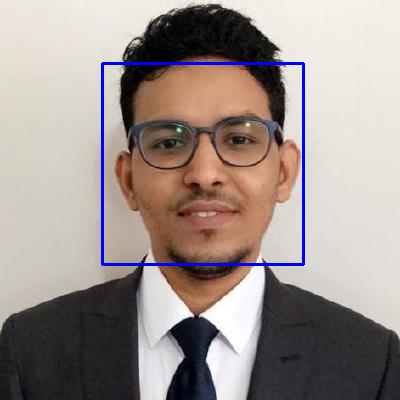
#> input picture Face detection in image.png, 400 x 400 px; its folder holds only this picture in this run
$ python -i detect_faces.py   (imports and definitions only)
#> lines starting #> are read from the running program, lines starting #| are printed output that depends on the picture; after the words box and inside, x2 and y2 are one past the last pixel; in counts of white or black regions, pixels touching at a corner belong together
#> in detect, image is the input picture: shape (400, 400, 3); mean B, G, R 142.8, 146.6, 158
import cv2
from PIL import Image, ImageTk
import tkinter as tk
from tkinter import filedialog

def get_image(text):
    global path
    path = ''
    if text == 'webcam':
        path = '0'
    elif text == 'video':
        path = filedialog.askopenfilenames()[0]
    else:
        path = filedialog.askopenfilenames()[0]


def image_Choice():
    root = tk.Tk()
    root.title("Face detection App")
    root.geometry("400x250")

    tk.Button(root, text="From webcam", command=lambda: get_image("webcam")).grid(row=1, column=0, padx=8, pady=70)
    tk.Button(root, text="Import video", command=lambda: get_image("video")).grid(row=1, column=1, padx=8, pady=70)
    tk.Button(root, text="Import image", command=lambda: get_image("image")).grid(row=1, column=2, padx=8, pady=70)

    tk.Button(root, text="Detect", anchor='center', command=lambda: detect(path=path)).grid(row=2, column=0)
    tk.Button(root, text="Exit", bg="#DDDDDD", anchor='center', command=root.destroy).grid(row=2, column=1)

    root.mainloop()

faceCascade = cv2.CascadeClassifier("haarcascade_frontalface_default.xml")
def popupmsg():
    popup = tk.Tk()
    popup.resizable(0, 0)
    popup.geometry("150x80")
    popup.title("Alert")
    label = tk.Label(popup, text="Invalid input")
    label.pack(side="top", fill="x", pady=5, padx=5)
    p1 = tk.Button(popup, text="OK", bg="#DDDDDD", command=popup.destroy)
    p1.pack()

def convert_images_tk(image):
    image = cv2.cvtColor(image, cv2.COLOR_BGR2RGB)
    image = Image.fromarray(image)
    imgtK = ImageTk.PhotoImage(image)
    return imgtK

def show_images_tk(org_image, det_image, windowname):
    size, height = org_image.shape[1], org_image.shape[0]
    image1 = org_image.copy()
    image2 = det_image.copy()
    imgWin = tk.Toplevel()
    imgWin.title(windowname)
    # imgWin.geometry(f"{size*2 + 4}x{height + 20}")
    canvas1 = tk.Canvas(imgWin, width=size, height=height)
    canvas1.pack(padx=0, pady=1, side='left')
    canvas2 = tk.Canvas(imgWin, width=size, height=height)
    canvas2.pack(padx=0, pady=1, side='right')

    org_image = convert_images_tk(org_image)
    det_image = convert_images_tk(det_image)

    canvas1.create_image(0, 0, anchor='nw', image=org_image)
    canvas2.create_image(0, 0, anchor='nw', image=det_image)

    button1 = tk.Button(imgWin, text="Save", bg="#DDDDDD", command=lambda:cv2.imwrite(f'{windowname}.png', image2))
    button1.pack(side='left', anchor='center', padx=4, pady=4)
    button2 = tk.Button(imgWin, text="Exit", bg="#DDDDDD", command=imgWin.destroy)
    button2.pack(side='right', anchor='center', padx=4, pady=4)

    imgWin.mainloop()

def detect_show_image(image):
    imgCopy = image.copy()
    imgGray = cv2.cvtColor(image, cv2.COLOR_BGR2GRAY)
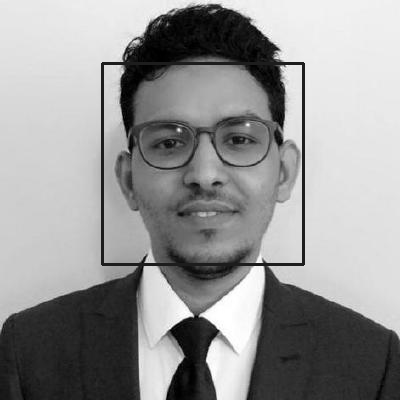
#> imgGray: shape (400, 400); min 0, max 255, mean 149.6
    faces = faceCascade.detectMultiScale(imgGray, 1.1, 4)
#> faces = [[105, 65, 197, 197]]
    for (x, y, w, h) in faces:
        cv2.rectangle(imgCopy, (x, y), (x+w, y+h), (255, 0, 0), 2)
#> this loop made 1 pass
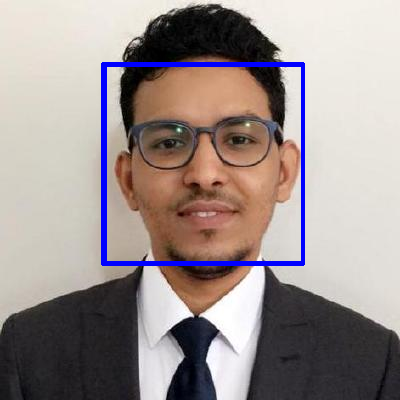
#> imgCopy: shape (400, 400, 3); 0.98% of pixels changed, all inside (x1, y1, x2, y2) = (104, 65, 302, 263)
    show_images_tk(image, imgCopy, "Detected face")


def detect_show_captures(cap):
    while True:
        _, image = cap.read()
        imgCopy = image.copy()
        imgGray = cv2.cvtColor(image, cv2.COLOR_BGR2GRAY)
        faces = faceCascade.detectMultiScale(imgGray, 1.1, 4)
        for (x, y, w, h) in faces:
            cv2.rectangle(image, (x, y), (x+w, y+h), (255, 0, 0), 2)
        show_images_tk(image, imgCopy, 'Face detection in video')

def detect(path):
    image_extensions = ['.jpg', '.jpeg', '.png']
    if path == '0':
        cap = cv2.VideoCapture(0)
        detect_show_captures(cap)
    elif path.endswith('.mp4'):
        cap = cv2.VideoCapture(path)
        detect_show_captures(cap)
    elif path.endswith(tuple(image_extensions)):
        image = cv2.imread(path)
        detect_show_image(image)
    else:
        popupmsg()

# [2 lines not run here, left out]

>>> result = detect('Face detection in image.png')
